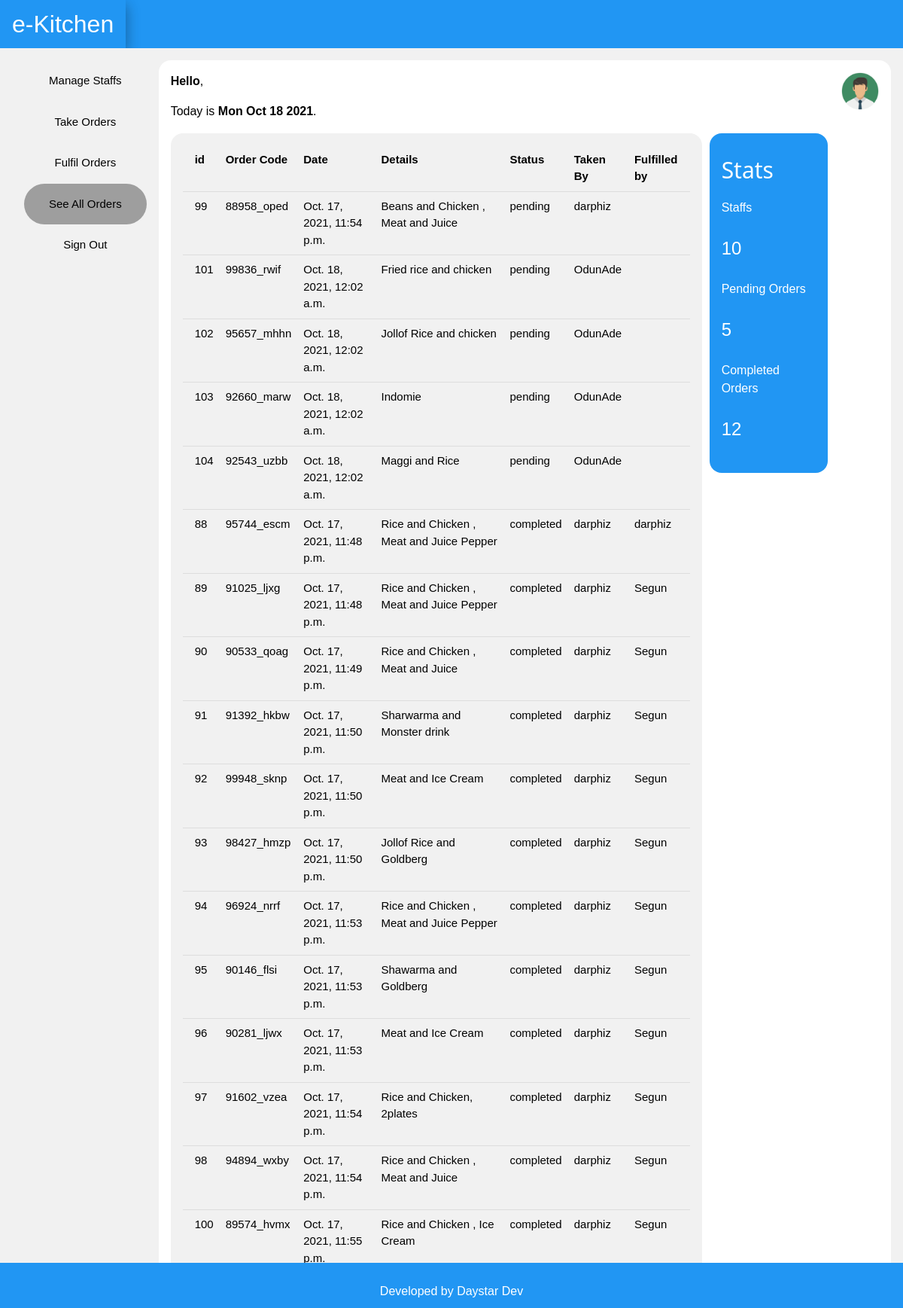
Screenshot of /dashboard/general with the database file from the repository.
### order/models.py (models this page shows, shortened)
class Order(models.Model):
    STATUS_CHOICES = (
        ('pending', 'Pending'),
        ('completed', 'Completed'))
    order_code = models.CharField(max_length=250, unique=True,blank=True,null=True)
    details = models.CharField(max_length=250)
    date = models.DateTimeField(auto_now_add=True, blank=True,null=True)
    taken_by = models.ForeignKey(User, on_delete=models.CASCADE, null=True, blank=True,related_name='taken_by')
    fulfilled_by = models.ForeignKey(User, on_delete=models.CASCADE,null=True, blank=True, related_name='fulfilled_by')
    status = models.CharField(max_length=10, null=True, blank=True,
                              choices=STATUS_CHOICES, default='pending')

### accounts/views.py (the view)
# urls.py: path('dashboard/<action>', views.dashboard, name='dashboard'),
def dashboard(request, action):
    order = Order.objects.order_by('-status','date') #Oldest pending orders are shown first
    total_staff = User.objects.count()
    pending_order = order.filter(status = "pending")
    completed_order = order.filter(status = "completed")
    if action == "general":
        general = True
        context = context ={"general":general,"order":order,"total_staff":total_staff, "pending_order":pending_order,"completed_order":completed_order}
    elif action == "manager" and require(request,'manager'):
        manager = True
        context ={"manager":manager,"total_staff":total_staff, "pending_order":pending_order,"completed_order":completed_order}
    elif action == "counter" and require(request, 'counter'):
        counter = True
        context = {"counter":counter,"total_staff":total_staff, "pending_order":pending_order,"completed_order":completed_order}
    elif action == "kitchen" and require(request,'kitchen'):
        kitchen = True
        context ={"kitchen":kitchen,"total_staff":total_staff, "pending_order":pending_order,"completed_order":completed_order}
    else:
        error = True
        context = {"error": error}
    return render(request,'dashboard.html',context)

### templates/dashboard.html (shortened to what this page needs)
{% extends 'layout.html' %}
{% load static %}
 {% block content %}
 <div class="w3-container">
    <div class="w3-row w3-margin-top ">
        <div class="w3-col m2 left-col">
            <div class="w3-container">
            <a href="{% url 'dashboard' 'manager' %}" class="{% if manager %}w3-grey{% endif %} w3-btn w3-block w3-container w3-padding-16  w3-round-xxlarge">Manage Staffs</a>
            <a href="{% url 'dashboard' 'counter' %}" class="{% if counter %}w3-grey{% endif %} w3-btn w3-block w3-container w3-padding-16  w3-round-xxlarge">Take Orders</a>
            <a href="{% url 'dashboard' 'kitchen' %}" class="{% if kitchen %}w3-grey{% endif %} w3-btn w3-block w3-container w3-padding-16  w3-round-xxlarge">Fulfil Orders</a>
            <a href="{% url 'dashboard' 'general' %}"class="{% if general %}w3-grey{% endif %} w3-btn w3-block w3-padding-16 w3-container  w3-round-xxlarge">See All Orders</a>
            <a href="{% url 'logout' %}" class="w3-btn w3-block w3-padding-16 w3-container w3-round-xxlarge">Sign Out</a>
        </div>
        </div>
        <div class="w3-col m10 w3-white w3-round-xlarge right-col">
        <div class="w3-container">
            <div class="w3-left">
            <p> <b>Hello</b>, {{request.user.get_full_name|title}}</p>
            <p>Today is <b><span id="date"></span></b>. </p>
            </div>
            <div class="w3-right">
               <b> <p>{{request.user.get_full_name|title}} <img class="w3-circle icon" src="{% static 'images/avatar.png' %}" alt="Profile Image"></p></b>
            </div>
        </div>
        <div class="w3-row w3-container">
{% if general %}
<div class="w3-container w3-col m9 w3-light-grey w3-padding-16 w3-round-xlarge ">
    <div class="w3-responsive">
    <table class=" w3-table w3-bordered">
				<thead>
				<tr>
					<th>id</th>
                    <th>Order Code</th>
                    <th>Date</th>
					<th>Details</th>
                    <th>Status</th>
                    <th>Taken By</th>
                    <th>Fulfilled by</th>
				</tr>
				</thead>
				<tbody>
                {% for order in order %}
                    <tr>
					<td>{{order.id}}</td>
                    <td>{{order.order_code}}</td>
                    <td>{{order.date}}</td>
                    <td>{{order.details}}</td>
                    <td>{{order.status}}</td>
                    <td>{{order.taken_by.username}}</td>
                    <td>{{order.fulfilled_by.username}}</td>
                    {% empty %}
                    <p>No Order Yet....</p>
				</tr>
   {% endfor %}
				</tbody>
            </table>
            </div>
 </div>
{% endif %}
                <div class="w3-container statz  w3-col m2 w3-margin-bottom w3-round-xlarge w3-padding-16 w3-padding-16 w3-blue">
                    <h2>
                        Stats
                    </h2>
                    <p>
                        Staff{{total_staff|pluralize}} <p class="stat">{{total_staff}}</p>
                    </p>
                    <p>
                        Pending Order{{pending_order|pluralize}} <p id ="pending-stat" class="stat">{{pending_order.count}}</p>
                    </p>
                    <p>
                        Completed Order{{completed_order|pluralize}}<p class="stat">{{completed_order.count}}</p>
                    </p>
                </div>
            </div>
        </div>
    </div>
 </div>
   {% endblock %}

### templates/layout.html (shortened to what this page needs)
{% load static %}
<!DOCTYPE html>
<html lang="en">
<head>
    <link rel="stylesheet" href="{% static 'css/w3.css'%}">
    <link rel="stylesheet" href="{% static 'css/style.css'%}">
    <link rel="stylesheet" href="{% static 'css/notifications.css'%}">
</head>
<body class="w3-light-grey">
<header>
  	<div class="w3-bar w3-blue">
		<button class="logo w3-bar-item w3-btn w3-left">e-Kitchen</button>
	</div>
</header>
<main class="main">
   {% block content %}
   {% endblock %}
</main>
<footer class="footer w3-blue">
	<div class="w3-center">
		<p>Developed by Daystar Dev</p>
	</div>
</footer>
</body>
</html>

### static/css/w3.css (style rules this page uses)
*,*:before,*:after { box-sizing:inherit }
html { -ms-text-size-adjust:100%;-webkit-text-size-adjust:100% }
body { margin:0 }
article,aside,details,figcaption,figure,footer,header,main,menu,nav,section { display:block }
a { background-color:transparent }
b,strong { font-weight:bolder }
img { border-style:none }
button,input,select,textarea,optgroup { font:inherit;margin:0 }
button,input { overflow:visible }
button,select { text-transform:none }
button,[type=button],[type=reset],[type=submit] { -webkit-appearance:button }
html,body { font-family:Verdana,sans-serif;font-size:15px;line-height:1.5 }
html { overflow-x:hidden }
h2 { font-size:30px }
h1,h2,h3,h4,h5,h6 { font-family:"Segoe UI",Arial,sans-serif;font-weight:400;margin:10px 0 }
img { vertical-align:middle }
a { color:inherit }
.w3-table,.w3-table-all { border-collapse:collapse;border-spacing:0;width:100%;display:table }
.w3-bordered tr,.w3-table-all tr { border-bottom:1px solid #ddd }
.w3-table td,.w3-table th,.w3-table-all td,.w3-table-all th { padding:8px 8px;display:table-cell;text-align:left;vertical-align:top }
.w3-table th:first-child,.w3-table td:first-child,.w3-table-all th:first-child,.w3-table-all td:first-child { padding-left:16px }
.w3-btn,.w3-button { border:none;display:inline-block;padding:8px 16px;vertical-align:middle;overflow:hidden;text-decoration:none;color:inherit;background-color:inherit;text-align:center;cursor:pointer;white-space:nowrap }
.w3-btn,.w3-button { -webkit-touch-callout:none;-webkit-user-select:none;-khtml-user-select:none;-moz-user-select:none;-ms-user-select:none;user-select:none }
.w3-bar { width:100%;overflow:hidden }
.w3-bar .w3-bar-item { padding:8px 16px;float:left;width:auto;border:none;display:block;outline:0 }
.w3-block { display:block;width:100% }
.w3-responsive { display:block;overflow-x:auto }
.w3-container:after,.w3-container:before,.w3-panel:after,.w3-panel:before,.w3-row:after,.w3-row:before,.w3-row-padding:after,.w3-row-padding:before, .w3-cell-row:before,.w3-cell-row:after,.w3-clear:after,.w3-clear:before,.w3-bar:before,.w3-bar:after { content:"";display:table;clear:both }
.w3-col,.w3-half,.w3-third,.w3-twothird,.w3-threequarter,.w3-quarter { float:left;width:100% }
@media (min-width:601px) { .w3-col.m2 { width:16.66666% } }
@media (min-width:601px) { .w3-col.m9,.w3-threequarter { width:74.99999% } }
@media (min-width:601px) { .w3-col.m10 { width:83.33333% } }
.w3-circle { border-radius:50% }
.w3-round-xlarge { border-radius:16px }
.w3-round-xxlarge { border-radius:32px }
.w3-container,.w3-panel { padding:0.01em 16px }
.w3-center { text-align:center!important }
.w3-margin-top { margin-top:16px!important }
.w3-margin-bottom { margin-bottom:16px!important }
.w3-padding-16 { padding-top:16px!important;padding-bottom:16px!important }
.w3-left { float:left!important }
.w3-right { float:right!important }
.w3-blue,.w3-hover-blue:hover { color:#fff!important;background-color:#2196F3!important }
.w3-white,.w3-hover-white:hover { color:#000!important;background-color:#fff!important }
.w3-grey,.w3-hover-grey:hover,.w3-gray,.w3-hover-gray:hover { color:#000!important;background-color:#9e9e9e!important }
.w3-light-grey,.w3-hover-light-grey:hover,.w3-light-gray,.w3-hover-light-gray:hover { color:#000!important;background-color:#f1f1f1!important }

### static/css/style.css (style rules this page uses)
p { font-size: 16px; }
.logo { font-size: 32px; }
.main { margin-bottom: 30px; }
.icon { height: 50px; }
.stat { font-size: 24px; }
.footer { position: fixed; left: 0; bottom: 0; width: 100%; padding: 10px; height: 60px; }
@media only screen and (min-width: 600px) { .statz { margin-top: 0px; margin-left: 10px; } }

### rows the page displays
Order: id "99", order_code "88958_oped", date "Oct. 17, 2021, 11:54 p.m.", details "Beans and Chicken , Meat and Juice", status "pending", taken_by.username "darphiz"
Order: id "101", order_code "99836_rwif", date "Oct. 18, 2021, 12:02 a.m.", details "Fried rice and chicken", status "pending", taken_by.username "OdunAde"
Order: id "102", order_code "95657_mhhn", date "Oct. 18, 2021, 12:02 a.m.", details "Jollof Rice and chicken", status "pending", taken_by.username "OdunAde"
Order: id "103", order_code "92660_marw", date "Oct. 18, 2021, 12:02 a.m.", details "Indomie", status "pending", taken_by.username "OdunAde"
Order: id "104", order_code "92543_uzbb", date "Oct. 18, 2021, 12:02 a.m.", details "Maggi and Rice", status "pending", taken_by.username "OdunAde"
Order: id "88", order_code "95744_escm", date "Oct. 17, 2021, 11:48 p.m.", details "Rice and Chicken , Meat and Juice Pepper", status "completed", taken_by.username "darphiz", fulfilled_by.username "darphiz"
Order: id "89", order_code "91025_ljxg", date "Oct. 17, 2021, 11:48 p.m.", details "Rice and Chicken , Meat and Juice Pepper", status "completed", taken_by.username "darphiz", fulfilled_by.username "Segun"
Order: id "90", order_code "90533_qoag", date "Oct. 17, 2021, 11:49 p.m.", details "Rice and Chicken , Meat and Juice", status "completed", taken_by.username "darphiz", fulfilled_by.username "Segun"
Order: id "91", order_code "91392_hkbw", date "Oct. 17, 2021, 11:50 p.m.", details "Sharwarma and Monster drink", status "completed", taken_by.username "darphiz", fulfilled_by.username "Segun"
Order: id "92", order_code "99948_sknp", date "Oct. 17, 2021, 11:50 p.m.", details "Meat and Ice Cream", status "completed", taken_by.username "darphiz", fulfilled_by.username "Segun"
Order: id "93", order_code "98427_hmzp", date "Oct. 17, 2021, 11:50 p.m.", details "Jollof Rice and Goldberg", status "completed", taken_by.username "darphiz", fulfilled_by.username "Segun"
Order: id "94", order_code "96924_nrrf", date "Oct. 17, 2021, 11:53 p.m.", details "Rice and Chicken , Meat and Juice Pepper", status "completed", taken_by.username "darphiz", fulfilled_by.username "Segun"
Order: id "95", order_code "90146_flsi", date "Oct. 17, 2021, 11:53 p.m.", details "Shawarma and Goldberg", status "completed", taken_by.username "darphiz", fulfilled_by.username "Segun"
Order: id "96", order_code "90281_ljwx", date "Oct. 17, 2021, 11:53 p.m.", details "Meat and Ice Cream", status "completed", taken_by.username "darphiz", fulfilled_by.username "Segun"
Order: id "97", order_code "91602_vzea", date "Oct. 17, 2021, 11:54 p.m.", details "Rice and Chicken, 2plates", status "completed", taken_by.username "darphiz", fulfilled_by.username "Segun"
Order: id "98", order_code "94894_wxby", date "Oct. 17, 2021, 11:54 p.m.", details "Rice and Chicken , Meat and Juice", status "completed", taken_by.username "darphiz", fulfilled_by.username "Segun"
Order: id "100", order_code "89574_hvmx", date "Oct. 17, 2021, 11:55 p.m.", details "Rice and Chicken , Ice Cream", status "completed", taken_by.username "darphiz", fulfilled_by.username "Segun"

### other values shown
{{ total_staff }} "10"
{{ pending_order.count }} "5"
{{ completed_order.count }} "12"
